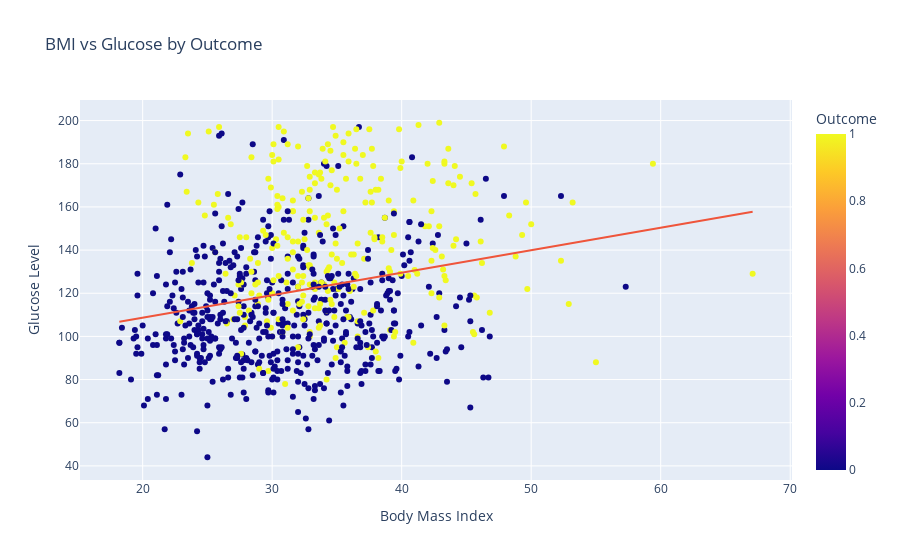

Source (notebook cell):
### Markdown cell above
The plot shows two diabetic patient types first is insulin-resistant (high glucose + high insulin) and 2nd insulin-deficient (high glucose + low insulin). Most non-diabetic individuals (blue) show a moderate range of glucose(70-130) and insulin hormone level(30-120).

### Code cell
fig = px.scatter(df, x='BMI', y='Glucose', color='Outcome',
                 title='BMI vs Glucose by Outcome',
                 labels={'BMI': 'Body Mass Index', 'Glucose': 'Glucose Level'},
                 trendline='ols') 
fig.show()

### Figure 1 — Plotly figure (JSON) as saved in the notebook; plotly's stock layout.template omitted (floating-point values rounded to 4 significant figures; data arrays with more than 128 entries replaced by an {"elided": "..."} marker saying what was removed)
{"data": [{"hovertemplate": "Body Mass Index=%{x}<br>Glucose Level=%{y}<br>Outcome=%{marker.color}<extra></extra>", "legendgroup": "", "marker": {"color": {"elided": "768 int values"}, "coloraxis": "coloraxis", "symbol": "circle"}, "mode": "markers", "name": "", "orientation": "v", "showlegend": false, "type": "scatter", "x": {"elided": "768 float values"}, "xaxis": "x", "y": {"elided": "768 float values"}, "yaxis": "y"}, {"hovertemplate": "<b>OLS trendline</b><br>Glucose = 1.04345 * BMI + 87.7896<br>R<sup>2</sup>=0.055493<br><br>Body Mass Index=%{x}<br>Glucose Level=%{y} <b>(trend)</b><extra></extra>", "legendgroup": "", "marker": {"symbol": "circle"}, "mode": "lines", "name": "", "showlegend": false, "type": "scatter", "x": {"elided": "768 float values"}, "xaxis": "x", "y": {"elided": "768 float values"}, "yaxis": "y"}], "layout": {"coloraxis": {"colorbar": {"title": {"text": "Outcome"}}, "colorscale": [[0, "#0d0887"], [0.1111, "#46039f"], [0.2222, "#7201a8"], [0.3333, "#9c179e"], [0.4444, "#bd3786"], [0.5556, "#d8576b"], [0.6667, "#ed7953"], [0.7778, "#fb9f3a"], [0.8889, "#fdca26"], [1, "#f0f921"]]}, "legend": {"tracegroupgap": 0}, "title": {"text": "BMI vs Glucose by Outcome"}, "xaxis": {"anchor": "y", "domain": [0, 1], "title": {"text": "Body Mass Index"}}, "yaxis": {"anchor": "x", "domain": [0, 1], "title": {"text": "Glucose Level"}}}}
